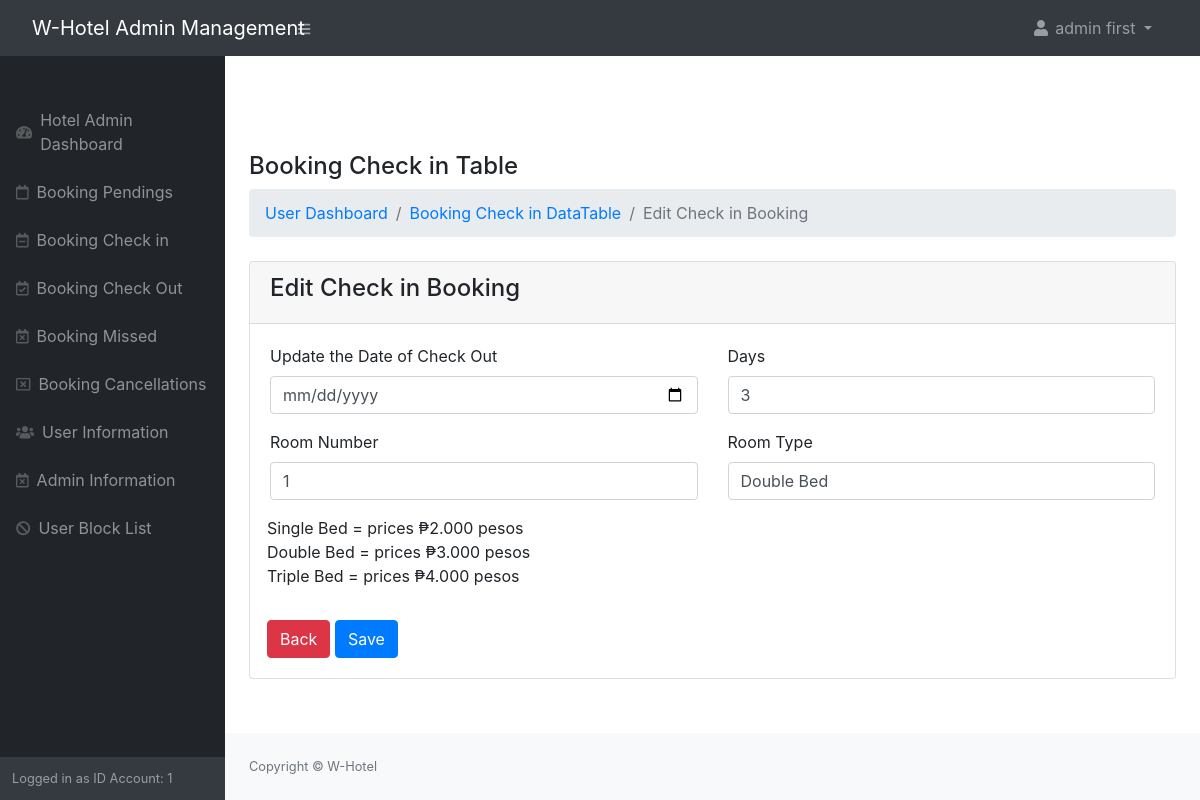
The page /admin/editcheckin.php?id=5 (signed in) on the database its author committed.
### tables this page shows
CREATE TABLE `booking` (
  `id` int(11) NOT NULL,
  `fullname` varchar(255) NOT NULL,
  `booking_by` varchar(255) NOT NULL,
  `status` varchar(255) NOT NULL,
  `date_booking` timestamp NOT NULL DEFAULT current_timestamp(),
  `set_booking` datetime NOT NULL,
  `price` varchar(255) NOT NULL,
  `editbooking_at` datetime NOT NULL,
  `editbooking_by` varchar(255) NOT NULL,
  `checkin_date` datetime NOT NULL,
  `by_checkin` varchar(255) NOT NULL,
  `days` varchar(255) NOT NULL,
  `room_no` varchar(255) NOT NULL,
  `setdate_checkout` datetime NOT NULL,
  `editsetdatecheckout_at` datetime NOT NULL,
  `editsetdatecheckout_by` varchar(255) NOT NULL,
  `bill` varchar(255) NOT NULL,
  `date_checkout` datetime NOT NULL,
  `checkout_by` varchar(255) NOT NULL,
  `checkout_room` varchar(255) NOT NULL,
  `payment` varchar(255) NOT NULL,
  `cancel_by` varchar(255) NOT NULL,
  `missed_by` varchar(255) NOT NULL,
  `markmissed_at` datetime NOT NULL
);

### admin/editcheckin.php (the view, shortened to what this page needs)
<?php
include('authentication.php');
include('includes/header.php');
echo "<br>";echo "<br>";
echo "<br>";
?>
<div class="container-sm px-4">
	<h4 class="mt-4">Booking Check in Table</h4>
	 <ol class="breadcrumb mb-4">
        <li class="breadcrumb-item"><a href="index.php">User Dashboard</a></li>
        <li class="breadcrumb-item"><a href="bookingcheckin.php">Booking Check in DataTable</a></li>
        <li class="breadcrumb-item active">Edit Check in  Booking</li>
    </ol>
    <div class="row">
    	<div class="col-md-12">
    		<div class="card">
    			<div class="card-header">
    				<h4>Edit Check in Booking</h4>
    			</div>
    			<div class="card-body">
    				<?php
    					if(isset($_GET['id']))
    					{
    						$user_id = $_GET['id'];
    						$users = "SELECT * FROM booking where id='$user_id'";
    						$users_run = mysqli_query($con, $users);
    						if(mysqli_num_rows($users_run) > 0)
    						{
    							foreach ($users_run as $user )
    							{
    							?>
    				<form action="bookingcode.php" method="POST">
    					<div class="row">
                            <div class="col-md-6 mb-3">
                                <label>Update the Date of Check Out</label>
                                <input required class="form-control" type="date"  value="<?=$user['set_booking'] ?>" name="setdate_checkout">
                            </div>
                            <div class="col-md-6 mb-3">
                                <label>Days</label>
                                <input  class="form-control" type="text" value="<?=$user['days'] ?>" name="days">
                            </div>
                            <div class="col-md-6 mb-3">
                                <label for="" >Room Number</label>
                                <select  name="room_no" class="form-control">
                                    <option value="1" <?= $user['room_no'] == '1' ? 'selected':'' ?> >1</option>
                                </select>
                            </div>
                            <div class="col-md-6 mb-3">
                                <label for="" >Room Type</label>
                                <select name="price" required class="form-control">
                                    <option value="3000" <?= $user['price'] == '3000' ? 'selected':'' ?> >Double Bed</option>
                                </select>
                            </div>
                            <p> Single Bed = prices ₱2.000 pesos <br>
                                Double Bed = prices ₱3.000 pesos <br>
                                Triple Bed = prices ₱4.000 pesos
                            </p>
                            <div class="d-grid gap-2 d-md-block">
                                <td><a href="bookingcheckin.php" class="btn btn-danger">Back</a></td>
                                <button type="submit" name="editcheckin_btn" class="btn btn-primary">Save</button>
                            </div>
    					</div>
    				</form>
    							<?php
    							}
    						}
    						else
    						{
    							?>
    							<h4>No Record Found</h4>
    							<?php
    						}
    					}
    				?>
    			</div>
    		</div>
    	</div>
    </div>
</div>
<?php
include('includes/footer.php');
include('includes/scripts.php');
?>

### rows shown on the page
booking: days "3", room_no "1", price "Double Bed"

### other values the page prints
$_SESSION['auth_user']['user_name'] "admin first"
$_SESSION['auth_user']['user_id'] "1"
